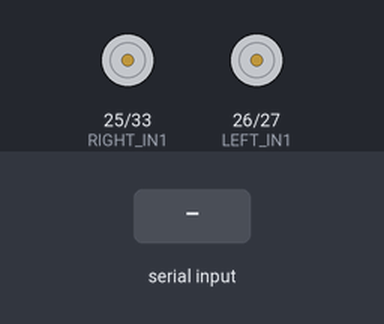
A sketch run on a simulated ESP32. Shown: motor-driver pin pairs drawn as motors (green arrow = first pin HIGH = forward, orange = second pin HIGH = backward, longer = more drive, scaled by the enable pin). The inputs (shaded band) are chosen by the test bench. What the sketch prints to the serial monitor is not drawn.

Above: at 1.2 s.
1.3 s: "w" received over the second serial link
At 2.1 s:
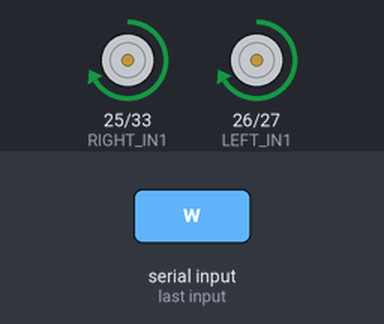
2.8 s: "s" received over the second serial link
At 3.2 s:
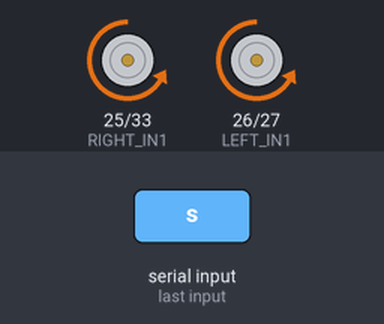
4.3 s: "a" received over the second serial link
At 5.5 s:
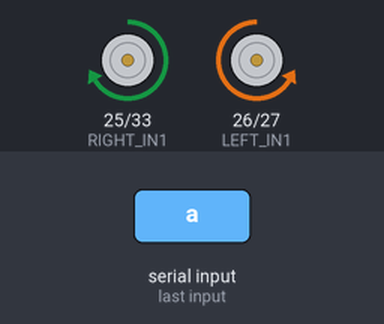
5.8 s: "d" received over the second serial link
At 6.7 s:
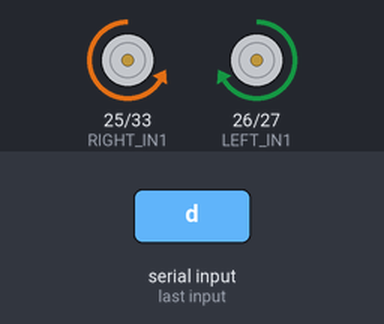
Timing chart, 0 to 8.3 s (numbered marks = the images above; inputs shaded):
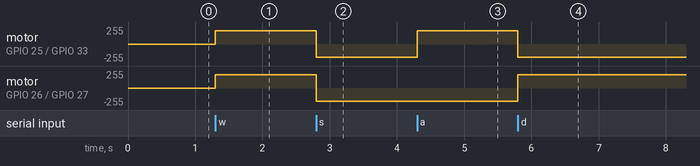

Measured:
- after the input at 1.3 s, motor on GPIO 25 (RIGHT_IN1) / GPIO 33 (RIGHT_IN2), motor on GPIO 26 (LEFT_IN1) / GPIO 27 (LEFT_IN2): stopped → forward 200/255 at once
- after the input at 2.8 s, motor on GPIO 25 (RIGHT_IN1) / GPIO 33 (RIGHT_IN2), motor on GPIO 26 (LEFT_IN1) / GPIO 27 (LEFT_IN2): forward 200/255 → backward 200/255 at once
- after the input at 4.3 s, motor on GPIO 25 (RIGHT_IN1) / GPIO 33 (RIGHT_IN2): backward 200/255 → forward 200/255 at once
- after the input at 5.8 s, motor on GPIO 25 (RIGHT_IN1) / GPIO 33 (RIGHT_IN2): forward 200/255 → backward 200/255 at once; motor on GPIO 26 (LEFT_IN1) / GPIO 27 (LEFT_IN2): backward 200/255 → forward 200/255 at once

The sketch:

movement.ino
```cpp
/*
  ============================================================
   ESP32 Movement Controller — receives single-char commands
   from a Raspberry Pi over UART2, drives a 2-motor H-bridge
   (e.g. L298N / TB6612 / BTS7960 dual-channel style driver).
  ============================================================

  Wiring to the Raspberry Pi:
    RPi GPIO14 (TXD, physical pin 8)  -> ESP32 GPIO16 (RX2)
    RPi GPIO15 (RXD, physical pin 10) -> ESP32 GPIO17 (TX2)
    RPi GND                           -> ESP32 GND (common ground, required)

  Do NOT use GPIO1/GPIO3 (the ESP32's USB programming UART) for this link —
  you'd lose the ability to flash/debug over USB. UART2 on 16/17 keeps USB
  free.

  Baud rate matches the Python side (ESP32_BAUD_RATE = 115200).

  Command protocol (matches send_movement_command() in the RPi script):
    'w' -> drive forward
    's' -> drive backward
    'a' -> turn left in place
    'd' -> turn right in place
    'x' -> stop (all motors off)

  The RPi script already handles auto-stop timing on its side (it sends 'x'
  after a duration), so this firmware just needs to apply whatever command
  it last received and keep doing it until told otherwise — it does NOT
  need its own timers. That keeps the two sides from fighting over timing.

  >>> ADJUST THE MOTOR DRIVER PINS AND LOGIC BELOW to match your actual
  >>> driver board. This is written for a generic 2-motor H-bridge with
  >>> direction pins (IN1-IN4) + PWM enable pins (ENA/ENB), the most common
  >>> layout (L298N, TB6612FNG, many BTS7960 breakout boards).
*/

#include <Arduino.h>

// ── UART link to the Raspberry Pi ──────────────────────────
#define RPI_RX_PIN 16   // ESP32 RX2 <- RPi TX (GPIO14)
#define RPI_TX_PIN 17   // ESP32 TX2 -> RPi RX (GPIO15)
#define RPI_BAUD   115200
HardwareSerial RpiSerial(2);   // UART2

// ── Motor driver pins — CHANGE THESE to match your wiring ──
// Left motor
#define LEFT_IN1   26
#define LEFT_IN2   27
#define LEFT_EN    14   // PWM speed pin (ENA)

// Right motor
#define RIGHT_IN1  25
#define RIGHT_IN2  33
#define RIGHT_EN   32   // PWM speed pin (ENB)

// PWM config (ESP32 Arduino core 3.x supports analogWrite directly;
// if you're on core 2.x, swap analogWrite for ledcWrite with a channel).
#define MOTOR_SPEED 200   // 0-255. Tune to your motors/battery voltage.

char currentCommand = 'x';   // last command applied; 'x' = stopped

void setup() {
  Serial.begin(115200);          // USB serial, for debug prints only
  RpiSerial.begin(RPI_BAUD, SERIAL_8N1, RPI_RX_PIN, RPI_TX_PIN);

  pinMode(LEFT_IN1, OUTPUT);
  pinMode(LEFT_IN2, OUTPUT);
  pinMode(LEFT_EN, OUTPUT);
  pinMode(RIGHT_IN1, OUTPUT);
  pinMode(RIGHT_IN2, OUTPUT);
  pinMode(RIGHT_EN, OUTPUT);

  stopMotors();
  Serial.println("ESP32 movement controller ready — waiting on UART2 from RPi...");
}

void loop() {
  // Drain all bytes currently waiting; only the LAST byte in a burst
  // matters (older stale commands in the buffer are superseded).
  while (RpiSerial.available()) {
    char c = (char)RpiSerial.read();
    if (c == 'w' || c == 's' || c == 'a' || c == 'd' || c == 'x') {
      if (c != currentCommand) {
        currentCommand = c;
        applyCommand(currentCommand);
        Serial.print("Command applied: ");
        Serial.println(currentCommand);
      }
    }
    // Any other byte is ignored (protects against noise/garbage on the line).
  }
}

void applyCommand(char cmd) {
  switch (cmd) {
    case 'w': driveForward();  break;
    case 's': driveBackward(); break;
    case 'a': turnLeft();      break;
    case 'd': turnRight();     break;
    case 'x':
    default:  stopMotors();    break;
  }
}

// ── Low-level motor control ────────────────────────────────
// Adjust IN1/IN2 HIGH/LOW pairs if your motors spin the wrong direction —
// swapping the two wires for a motor is the standard fix, or swap the
// HIGH/LOW pair here instead.

void driveForward() {
  digitalWrite(LEFT_IN1, HIGH);  digitalWrite(LEFT_IN2, LOW);
  digitalWrite(RIGHT_IN1, HIGH); digitalWrite(RIGHT_IN2, LOW);
  analogWrite(LEFT_EN, MOTOR_SPEED);
  analogWrite(RIGHT_EN, MOTOR_SPEED);
}

void driveBackward() {
  digitalWrite(LEFT_IN1, LOW);  digitalWrite(LEFT_IN2, HIGH);
  digitalWrite(RIGHT_IN1, LOW); digitalWrite(RIGHT_IN2, HIGH);
  analogWrite(LEFT_EN, MOTOR_SPEED);
  analogWrite(RIGHT_EN, MOTOR_SPEED);
}

void turnLeft() {
  // Left wheels backward, right wheels forward -> rotate in place.
  digitalWrite(LEFT_IN1, LOW);  digitalWrite(LEFT_IN2, HIGH);
  digitalWrite(RIGHT_IN1, HIGH); digitalWrite(RIGHT_IN2, LOW);
  analogWrite(LEFT_EN, MOTOR_SPEED);
  analogWrite(RIGHT_EN, MOTOR_SPEED);
}

void turnRight() {
  // Right wheels backward, left wheels forward -> rotate in place.
  digitalWrite(LEFT_IN1, HIGH); digitalWrite(LEFT_IN2, LOW);
  digitalWrite(RIGHT_IN1, LOW); digitalWrite(RIGHT_IN2, HIGH);
  analogWrite(LEFT_EN, MOTOR_SPEED);
  analogWrite(RIGHT_EN, MOTOR_SPEED);
}

void stopMotors() {
  digitalWrite(LEFT_IN1, LOW);  digitalWrite(LEFT_IN2, LOW);
  digitalWrite(RIGHT_IN1, LOW); digitalWrite(RIGHT_IN2, LOW);
  analogWrite(LEFT_EN, 0);
  analogWrite(RIGHT_EN, 0);
}
```
